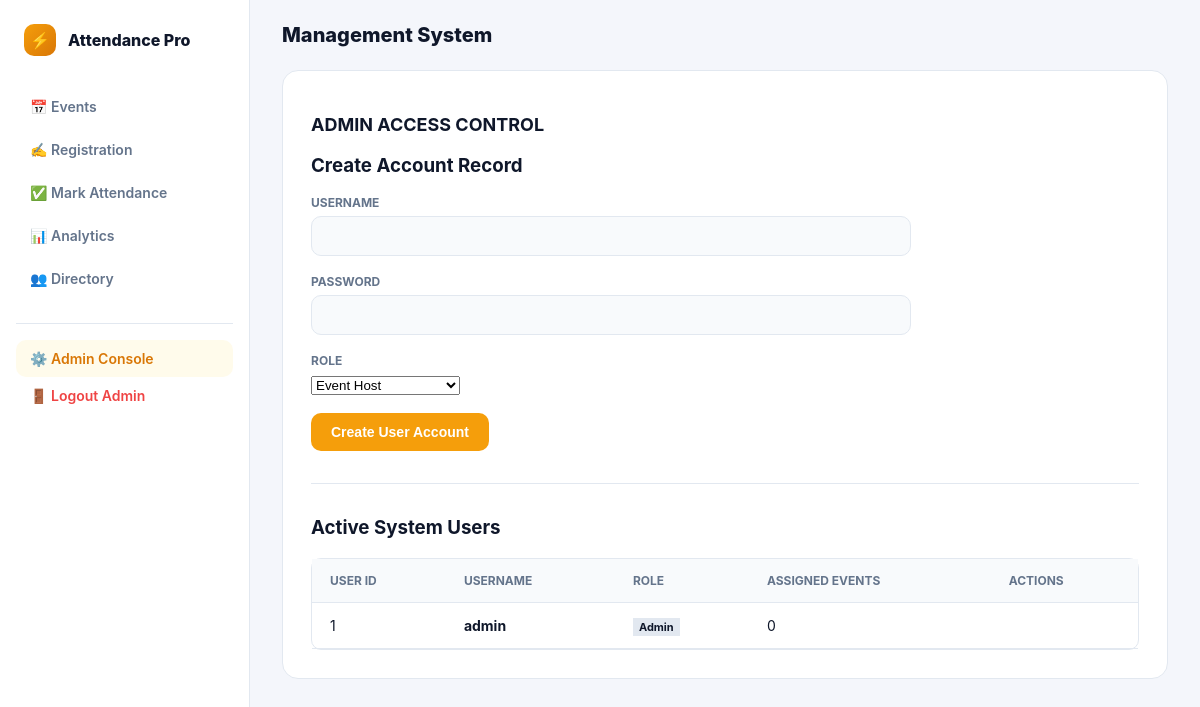
The page /admin (signed in) on the database its author committed.
### tables this page shows
CREATE TABLE users (
    user_id INTEGER PRIMARY KEY AUTOINCREMENT,
    username TEXT NOT NULL UNIQUE,
    password TEXT NOT NULL,
    role TEXT NOT NULL CHECK (role IN ('Admin', 'Host'))
);

### app.py (the view, shortened to what this page needs)
@app.route("/admin", methods=["GET", "POST"])
@admin_required
def admin():
    conn = get_db()
    users_list = conn.execute("""
        SELECT u.user_id, u.username, u.role, COUNT(e.event_id) AS assigned_event_count
        FROM users u
        LEFT JOIN events e ON u.user_id = e.host_id
        GROUP BY u.user_id
        ORDER BY u.role ASC
    """).fetchall()
    events_list = conn.execute("SELECT * FROM events").fetchall()
    conn.close()
    return render_template("admin.html", users_list=users_list, events_list=events_list, active_page="admin")

### app.py (called while the page is built, shortened)
def get_db():
    db_exists = os.path.exists(DB_PATH)
    conn = sqlite3.connect(DB_PATH)
    conn.row_factory = sqlite3.Row
    conn.execute("PRAGMA foreign_keys = ON;")
    return conn

def admin_required(f):
    @functools.wraps(f)
    def decorated_function(*args, **kwargs):
        if not session.get("is_admin"):
            flash("Admin login required to access that section.", "error")
            return redirect(url_for("admin_login"))
        return f(*args, **kwargs)
    return decorated_function

### templates/admin.html (shortened to what this page needs)
{% extends "base.html" %}
{% block content %}
<h2 style="font-size: 18px; text-transform: uppercase; margin-bottom: 16px;">Admin Access Control</h2>
<h3>Create Account Record</h3>
<form method="POST" action="{{ url_for('admin') }}" style="max-width: 600px;">
    <div class="form-group">
        <label for="username">Username</label>
        <input type="text" name="username" id="username" required>
    </div>
    <div class="form-group">
        <label for="password">Password</label>
        <input type="password" name="password" id="password" required>
    </div>
    <div class="form-group">
        <label for="role">Role</label>
        <select name="role" id="role" required>
            <option value="Host">Event Host</option>
        </select>
    </div>
    <button type="submit">Create User Account</button>
</form>
<hr style="margin: 32px 0; border: none; border-top: 1px solid var(--border-color);">
<h3>Active System Users</h3>
<table>
    <thead>
        <tr>
            <th>User ID</th>
            <th>Username</th>
            <th>Role</th>
            <th>Assigned Events</th>
            <th>Actions</th>
        </tr>
    </thead>
    <tbody>
        {% for u in users_list %}
        <tr>
            <td>{{ u.user_id }}</td>
            <td style="font-weight: 700;">{{ u.username }}</td>
            <td>
                <span style="background: #e2e8f0; padding: 2px 6px; font-weight: 700; font-size: 11px;">
                    {{ u.role }}
                </span>
            </td>
            <td>{{ u.assigned_event_count }}</td>
            <td>
            </td>
        </tr>
        {% endfor %}
    </tbody>
</table>
{% endblock %}

### templates/base.html (style rules this page uses)
:root { font-family: -apple-system, BlinkMacSystemFont, "Segoe UI", Roboto, sans-serif; --bg-main: #f4f6fb; --panel-bg: #ffffff; --sidebar-bg: #ffffff; --border-color: #e2e8f0; --text-primary: #0f172a; --text-secondary: #64748b; --accent-primary: #f59e0b; --accent-hover: #d97706; --accent-soft: #fffbeb; --indigo-primary: #4f46e5; --danger-color: #ef4444; --radius-lg: 16px; --radius-md: 10px; }
*, *::before, *::after { box-sizing: border-box; }
body { margin: 0; padding: 0; background-color: var(--bg-main); color: var(--text-primary); display: flex; min-height: 100vh; }
.form-group { margin-bottom: 18px; }
label { display: block; font-size: 12px; font-weight: 700; color: var(--text-secondary); text-transform: uppercase; margin-bottom: 6px; }
input[type="text"], input[type="password"], input[type="number"] { width: 100%; padding: 11px 14px; font-size: 14px; background: #f8fafc; border: 1px solid var(--border-color); border-radius: var(--radius-md); outline: none; }
button, .btn { display: inline-flex; align-items: center; justify-content: center; padding: 11px 20px; font-size: 14px; font-weight: 700; color: #ffffff; background: var(--accent-primary); border: none; border-radius: var(--radius-md); cursor: pointer; }
table { width: 100%; border-collapse: separate; border-spacing: 0; border: 1px solid var(--border-color); border-radius: var(--radius-md); }
th, td { padding: 14px 18px; border-bottom: 1px solid var(--border-color); text-align: left; font-size: 14px; }
th { background: #f8fafc; font-size: 12px; text-transform: uppercase; color: var(--text-secondary); }

### rows shown on the page
users: user_id "1", username "admin", role "Admin", assigned_event_count "0"
